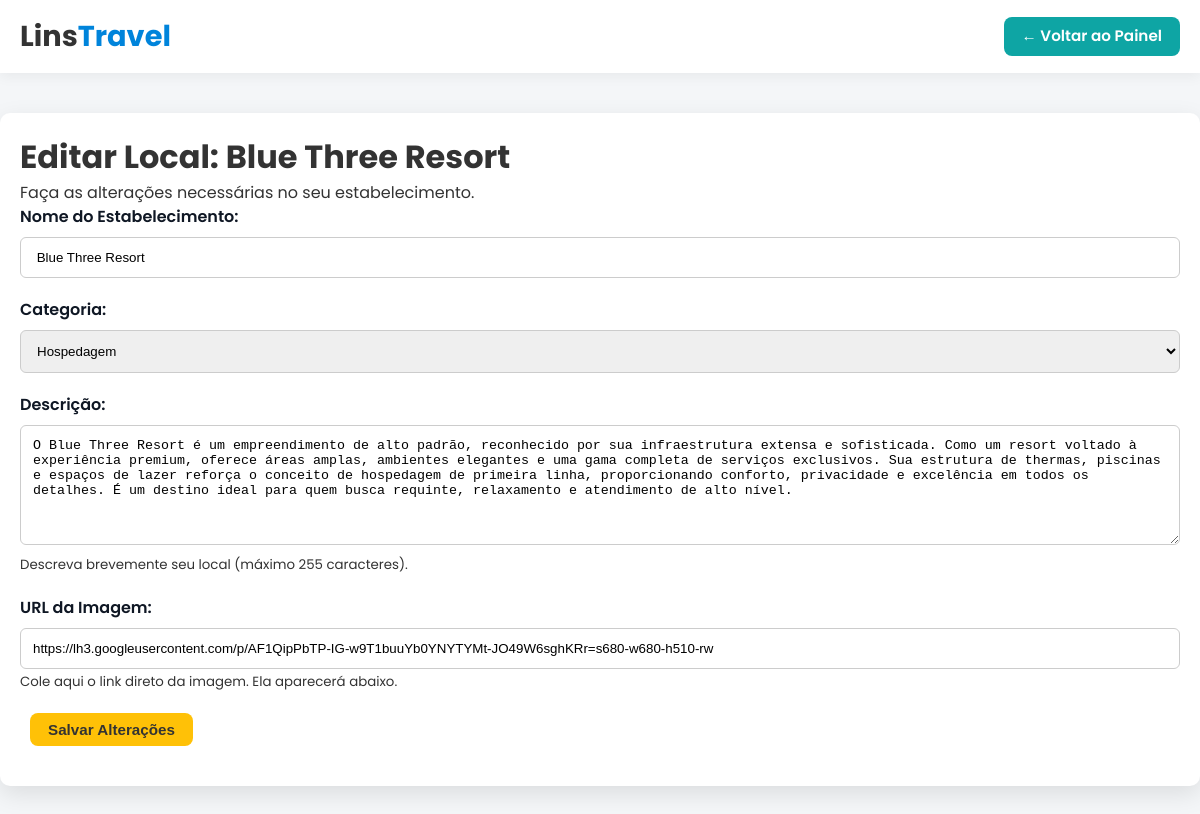
Page /php/edit_lugar.php?id=35 (signed in) on the committed database.
### tables this page shows
CREATE TABLE `lugares` (
  `id` int(11) NOT NULL,
  `dono_id` int(11) NOT NULL,
  `nome` varchar(255) NOT NULL,
  `descricao` text NOT NULL,
  `endereco` varchar(255) NOT NULL,
  `imagem` varchar(255) NOT NULL,
  `categoria` enum('destaque','turismo','gastronomia','hospedagem') NOT NULL,
  `status_aprovacao` enum('pendente','aprovado','rejeitado','') NOT NULL,
  `estrelas_media` decimal(2,1) NOT NULL,
  `data_cadastro` datetime NOT NULL,
  `cep` varchar(10) DEFAULT NULL,
  `telefone` varchar(15) DEFAULT NULL
);

### php/edit_lugar.php (the view, shortened to what this page needs)
<?php
include "conn.php";
$lugarId = $_GET['id'] ?? null;
$currentUserId = $_SESSION['user']['id'];
function buscarLugarParaEdicao($pdo, $lugarId, $donoId) {
    $sql = "SELECT id, nome, descricao, categoria, imagem FROM lugares WHERE id = :lugarId AND dono_id = :donoId";
    try {
        $stmt = $pdo->prepare($sql);
        $stmt->bindParam(':lugarId', $lugarId, PDO::PARAM_INT);
        $stmt->bindParam(':donoId', $donoId, PDO::PARAM_INT);
        $stmt->execute();
        return $stmt->fetch(PDO::FETCH_ASSOC);
    } catch (PDOException $e) {
        error_log("Erro ao buscar local para edição: " . $e->getMessage());
        return null;
    }
}
$lugar = buscarLugarParaEdicao($pdo, $lugarId, $currentUserId);
$categorias = ['turismo', 'gastronomia', 'hospedagem', 'destaque'];
?>
<!DOCTYPE html>
<html lang="pt-br">
<head>
    <link rel="stylesheet" href="../css/owner.css">
</head>
<body>
<nav class="navbar">
    <div class="nav-inner">
        <div class="brand"><a href="../index.php">Lins<span class="brand-accent">Travel</span></a></div>
        <a href="owner_dashboard.php" class="btn btn-back">← Voltar ao Painel</a>
    </div>
</nav>
<div class="dashboard-container">
    <header class="form-header">
        <h1>Editar Local: <?= htmlspecialchars($lugar['nome']) ?></h1>
        <p>Faça as alterações necessárias no seu estabelecimento.</p>
    </header>
    <form action="process_edit_lugar.php" method="POST">
        <div class="form-group">
            <label for="nome">Nome do Estabelecimento:</label>
            <input type="text" id="nome" name="nome" value="<?= htmlspecialchars($lugar['nome']) ?>" required>
        </div>
        <div class="form-group">
            <label for="categoria">Categoria:</label>
            <select id="categoria" name="categoria" required>
                <?php foreach ($categorias as $cat): ?>
                    <option value="<?= $cat ?>" <?= ($lugar['categoria'] === $cat) ? 'selected' : '' ?>>
                        <?= ucfirst($cat) ?>
                    </option>
                <?php endforeach; ?>
            </select>
        </div>
        <div class="form-group">
            <label for="descricao">Descrição:</label>
            <textarea id="descricao" name="descricao" required><?= htmlspecialchars($lugar['descricao']) ?></textarea>
            <small>Descreva brevemente seu local (máximo 255 caracteres).</small>
        </div>
        <div class="form-group">
            <label for="imagem">URL da Imagem:</label>
            <input type="text" id="imagem" name="imagem" value="<?= htmlspecialchars($lugar['imagem']) ?>">
            <small>Cole aqui o link direto da imagem. Ela aparecerá abaixo.</small>
        </div>
        <div class="form-group">
            <button type="submit" class="btn btn-primary">Salvar Alterações</button>
        </div>
    </form>
</div>
</body>
</html>

### css/owner.css (style rules this page uses)
* { margin: 0; padding: 0; box-sizing: border-box; }
body { font-family: "Poppins", Arial, sans-serif; background-color: #f4f6f8; color: #333; line-height: 1.5; }
.navbar { background-color: #ffffff; box-shadow: 0 4px 12px rgba(0,0,0,0.05); padding: 15px 0; position: sticky; top: 0; z-index: 100; }
.nav-inner { max-width: 1200px; margin: 0 auto; padding: 0 20px; display: flex; justify-content: space-between; align-items: center; }
.brand a { font-size: 1.8rem; font-weight: 700; color: #333; text-decoration: none; }
.brand-accent { color: #0084db; }
.btn { text-decoration: none; padding: 8px 18px; border-radius: 8px; font-weight: 600; border: none; cursor: pointer; font-size: 0.95rem; transition: background-color 0.3s, transform 0.2s; margin-left: 10px; }
.btn-primary { background-color: #ffc107; color: #333; }
.btn-back { background-color: #0ea5a4; color: white; }
.dashboard-container { max-width: 1200px; margin: 40px auto; padding: 20px; background: white; border-radius: 10px; box-shadow: 0 8px 25px rgba(0, 0, 0, 0.1); }
.form-group { margin-bottom: 20px; }
.form-group label { display: block; margin-bottom: 8px; font-weight: 600; color: #0f1724; }
.form-group input[type="text"], .form-group textarea, .form-group select { width: 100%; padding: 12px; border: 1px solid #ccc; border-radius: 6px; box-sizing: border-box; transition: border-color 0.3s; }
.form-group textarea { resize: vertical; min-height: 120px; }

### rows in the picture
lugares: nome "Blue Three Resort", categoria "Hospedagem", descricao "O Blue Three Resort é um empreendimento de alto padrão, reconhecido por sua infraestrutura extensa e sofisticada. Como um resort voltado à experiência premium, oferece áreas amplas, ambientes elegantes e uma gama completa de serviços exclusivos. Sua estrutura de thermas, piscinas e espaços de lazer reforça o conceito de hospedagem de primeira linha, proporcionando conforto, privacidade e excelência em todos os detalhes. É um destino ideal para quem busca requinte, relaxamento e atendimento de alto nível.", imagem "https://lh3.googleusercontent.com/p/AF1QipPbTP-IG-w9T1buuYb0YNYTYMt-JO49W6sghKRr=s680-w680-h510-rw"
